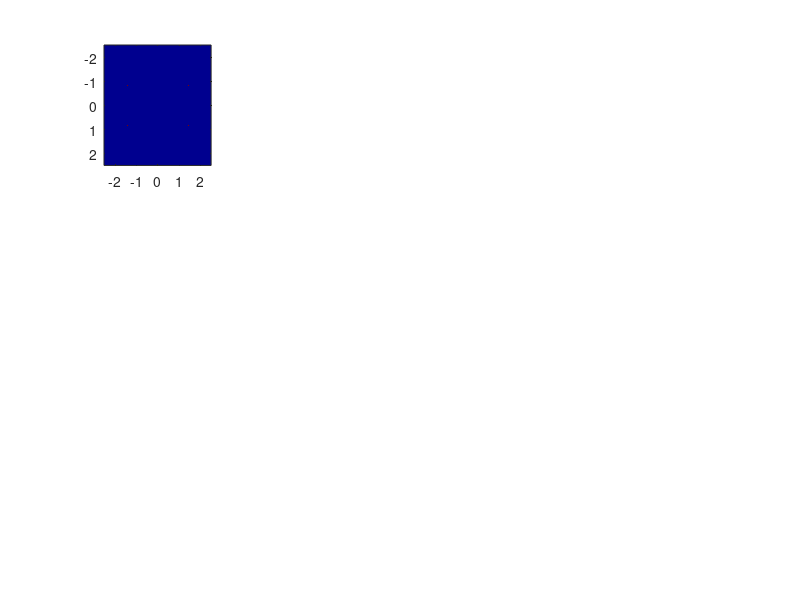

Recreate this plot in MATLAB. (Note: this script raises an error after producing the figure.)
close all
clear all

%% Desired Lattice
theta = [30, 90, 150, 210, 270, 330]; % hexogonal
% theta = [30, 150, 210, 330]; % square
% theta = [90, 270]; % standing wave

% Physical Parameter 
Nxz = 1025; % pixels
Ny = 257; % pixels
n = 1.33;
wavelength = 0.488 / n; % um 
NAdect = 1;
NAmin = 0.57;
NAmax = 0.65;
NAideal = (NAmin + NAmax)/2;
dither_period = 5; % um
dither_step = 201; % number of steps per dither period 
a = 2; % Gaussian Bounding, um

% when 2 plane wave traveling in opposite direction and interfere with each
% other, the periodicity of resulting standing wave is wavelength/4pi

% Real space image parameter
deltax = wavelength/4/pi; 
deltaz = deltax;

% Fourier space image parameter
plot_scale = 1.5; % for ploting
Kbound = 1/(2*deltax); % Nyquist
deltakx = 2*Kbound / Nxz; 
deltakz = deltakx;
k_ideal = NAideal/ ( 2* pi) * Kbound;

% Create mesh 
[ax, az] = meshgrid(  -(Nxz-1)/2 : (Nxz-1)/2 ) ; 
kx = deltakx * ax;  %in unit 1/um
kz = deltakz * az;
x = deltax * ax;
z = deltaz * az; 
X = x(1,:); % pixel length = wavelength
Z = z(:,1); 
KX = kx(1,:); % pixel length = 1/wavelength
KZ = kz(:,1)';

%% Generate Ideal lattice 
Illumi_ideal = zeros(size(kx));

kxposition = k_ideal * cosd(theta) / deltakx; % pixel
kzposition = k_ideal * sind(theta) / deltakz; % pixel

% for ploting
KX_plot = floor((Nxz+1)/2 + min(kzposition)*plot_scale : ...
          (Nxz+1)/2 + max(kzposition)*plot_scale);
KZ_plot = KX_plot;
OTF_KX_plot = floor( (Nxz+1)* 6/16 : (Nxz+1) * 10/16 );
OTF_KZ_plot = OTF_KX_plot;


% Ideal lattice illumination
for j = 1:length(kxposition)

    Illumi_ideal( ...
        (Nxz+1)/2 + round(kzposition(j)) ,...
        (Nxz+1)/2 + round(kxposition(j)) ) = 1;
end

% Ideal lattice
E_ideal = fftshift(fft2(Illumi_ideal)); % no need to shift since already at center

fig1 = figure(1);
    subplot(3,4,1);

image1 = imagesc( KX(1,KX_plot),...
                  KZ(1,KZ_plot),...
                  Illumi_ideal(KX_plot,KZ_plot) );
    colormap(jet)
    title("Rear Pupil Illumination of ideal Lattice, " +...
          "N_{xz} = " + num2str(Nxz) + ...
          ", K_{bound} = " + num2str(Kbound))
    xlabel("kx(4\pi/\lambdaNxz) (1/um)")
    ylabel("kz(4\pi/\lambdaNxz) (1/um)")
    colorbar;
    axis image;

    subplot(3,4,2);
image2 = imagesc(X, Z ,abs(E_ideal));
    title("Ideal Lattice, " + ...
          "\lambda_{exc}/n = " + num2str(wavelength, '%.3f') + "um" + ...
          " , n = " + num2str(n))
    xlabel("x(\lambda/4\pi) (um)")
    ylabel("z(\lambda/4\pi) (um)")
    colorbar;
    axis image;

%% Gaussian Bounding and get rear pupil illum back

gauss_bound = exp(-2 * z.^2 / (a)^2);
E_bound = gauss_bound .* E_ideal;
    subplot(3,4,3)
image3 = imagesc(X, Z, abs(E_bound));
    title("Bounded Ideal Lattice, " + ...
          "Bound width = " + num2str(a) + "um")
    xlabel("x(\lambda/4\pi) (um)")
    ylabel("z(\lambda/4\pi) (um)")
    colorbar;
    axis image;

Illum_bound = abs(ifft2(ifftshift(E_bound))).^2;
Illum_bound = Illum_bound/max(max(Illum_bound));
    subplot(3,4,4)
image4 = imagesc( KX(1,KX_plot),...
                  KZ(1,KZ_plot),...
                  Illum_bound(KX_plot,KZ_plot) );
    title("Rear pupil illumination after bounding")
    xlabel("kx(4\pi/\lambdaNxz) (1/um)")
    ylabel("kz(4\pi/\lambdaNxz) (1/um)")
    colorbar;
    axis image;

%% Generate mask and filter
k_NAmax = NAmax/wavelength; % k
k_NAmin = NAmin/wavelength; 

% create mask
A_mask = ((k_NAmax > sqrt(kx.^2 + kz.^2)) .* (k_NAmin < sqrt(kx.^2 + kz.^2)));
Illum_mask = imfuse(Illum_bound,A_mask);
    subplot(3,4,5)
image5 = imagesc( KX(1,KX_plot),...
                  KZ(1,KZ_plot),...
                  Illum_mask(KX_plot,KZ_plot) );
    title("Masking, " +...
          "NA_{max} = " + num2str(NAmax) +...
          ", NA_{min} = " + num2str(NAmin) )
    xlabel("kx(4\pi/\lambdaNxz) (1/um)")
    ylabel("kz(4\pi/\lambdaNxz) (1/um)")
    axis image;

% Create pupil function    
Pupil_fun = Illum_bound .* A_mask;
    subplot(3,4,6)
image6 = imagesc( KX(1,KX_plot),...
                  KZ(1,KZ_plot),...
                  Pupil_fun(KX_plot,KZ_plot) );
    title("Pupil Function")
    xlabel("kx(4\pi/\lambdaNxz) (1/um)")
    ylabel("kz(4\pi/\lambdaNxz) (1/um)")
    colorbar;
    axis image;


%% PSF and OTF
PSF_exc = abs( fftshift(fft2(Pupil_fun)) ).^2;
PSF_exc = PSF_exc/max(max(PSF_exc));
    subplot(3,4,7)
image7 = imagesc(X, Z, PSF_exc);
    title("Excitation PSF")
    xlabel("x(\lambda/4\pi) (um)")
    ylabel("z(\lambda/4\pi) (um)")
    colorbar;
    axis image;

% OTF
OTF_exc = abs(fftshift(fft2(PSF_exc)));
OTF_exc = OTF_exc/max(max(OTF_exc));
    subplot(3,4,8)
image8 = imagesc( KX( OTF_KX_plot ),...
                  KZ( OTF_KZ_plot ),...
                  OTF_exc( OTF_KX_plot, OTF_KZ_plot ) ) ;
    title("Excitation OTF")
    xlabel("kx(4\pi/\lambdaNxz) (1/um)")
    ylabel("kz(4\pi/\lambdaNxz) (1/um)")
    colorbar;
    axis image;

%% Dither 
PSF_exc_dither = PSF_exc;
for j = 1:dither_step
    PSF_exc_dither = PSF_exc_dither + ...
                     circshift(PSF_exc,round(j * dither_period / deltax / dither_step),2)/2;
end
PSF_exc_dither = PSF_exc_dither / max(max(PSF_exc_dither));

    subplot(3,4,9)
    hold on;
image9 = imagesc(X, Z ,PSF_exc_dither);
    title("Dithered Excitation PSF, " + ...
          "T_d = " + num2str(dither_period) + "um, " +...
          "Dither Step = " + num2str(dither_step))
    xlabel("x(\lambda/4\pi) (um)")
    ylabel("z(\lambda/4\pi) (um)")
    colorbar;
    axis image;
line1 = xline(X((Nxz+1)/2));    
    line1.Color = 'r';
    line1.LineWidth = 1;
    line1.LineStyle = '--';
    hold off

    subplot(3,4,10)
PSF_exc_dither_profile = PSF_exc_dither(:,(Nxz+1)/2);
PSF_exc_dither_profile = PSF_exc_dither_profile/max(max(PSF_exc_dither_profile));
image10 = plot( Z(OTF_KZ_plot), PSF_exc_dither_profile(OTF_KZ_plot));
    title("PSF Dithered Line Profile")
    ylabel("Normalized a.u. ")
    xlabel("z(\lambda/4\pi) (um)")
    image10.LineWidth = 2;
    image10.Color = 'r';
    image10.Parent.YAxis.TickValues = linspace(0,1,11);
    grid on

%% Dither OTF 
OTF_dither = abs(fftshift(fft2(PSF_exc_dither)));
OTF_dither = OTF_dither/max(max(OTF_dither));

    subplot(3,4,11)
    hold on
image11 = imagesc( KX(OTF_KX_plot),...
                   KZ(OTF_KZ_plot),...
                   OTF_dither( OTF_KX_plot,...
                               OTF_KX_plot )  );
    title("Dithered Excitation OTF")
    xlabel("kx(4\pi/\lambdaNxz) (1/um)")
    ylabel("kz(4\pi/\lambdaNxz) (1/um)")
    colorbar;
    axis image; 

    subplot(3,4,12)
OTF_dither = OTF_dither(:,(Nxz+1)/2);
OTF_dither = OTF_dither/max(max(OTF_dither));
image12 = plot( Z(OTF_KZ_plot), OTF_dither(OTF_KZ_plot));
    title("OTF Dithered Line Profile")
    ylabel("Normalized a.u. ")
    xlabel("z(\lambda/4\pi) (um)")
    image12.LineWidth = 2;
    image12.Color = 'r';
    image12.Parent.YAxis.TickValues = linspace(0,1,11);
    grid on

%% Propagation in y-direction
y_scale = 100; 
deltay = wavelength/4/pi * y_scale;
ky = sqrt(Kbound^2 - kx.^2 - kz.^2);
y = (0:Ny) * deltay; % max(y) = FOVy 

E_prop = zeros(Nxz,Nxz,Ny);
I_prop = E_prop;
Ein = Pupil_fun/(max(max(Pupil_fun)));

%% Propagator

% for i = 1:length(y)
%     propagator = exp(1i * ky * y(i));
%     Eout = fftshift(fft2((Ein .* propagator)));
%     imagesc(x(1,:)/wavelength,z(:,1)/wavelength,abs(Eout.^2))
%     drawnow
%     colormap(jet)
%     pause(0.5)
%     caxis([0 4000])
%     disp(i)
%     E_prop(:,:,i) = Eout;
%     I_prop(:,:,i) = abs(Eout.^2);
% end  
